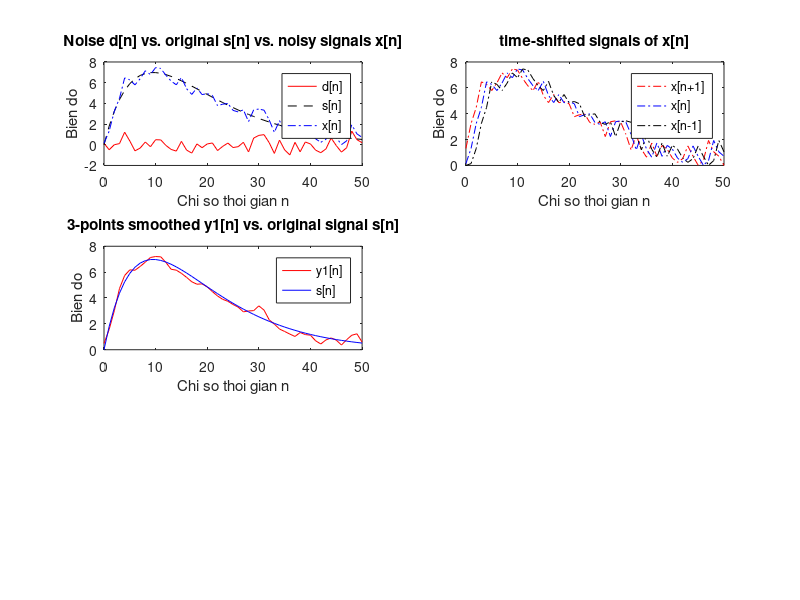
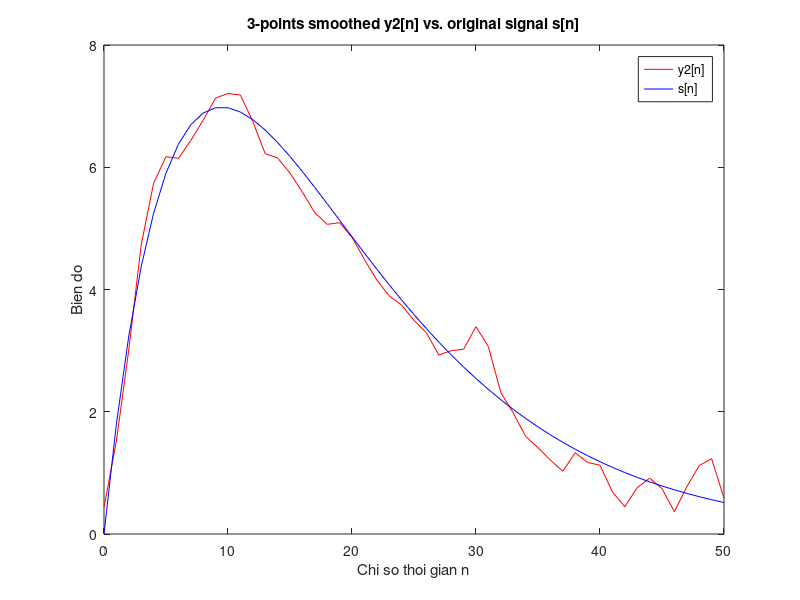
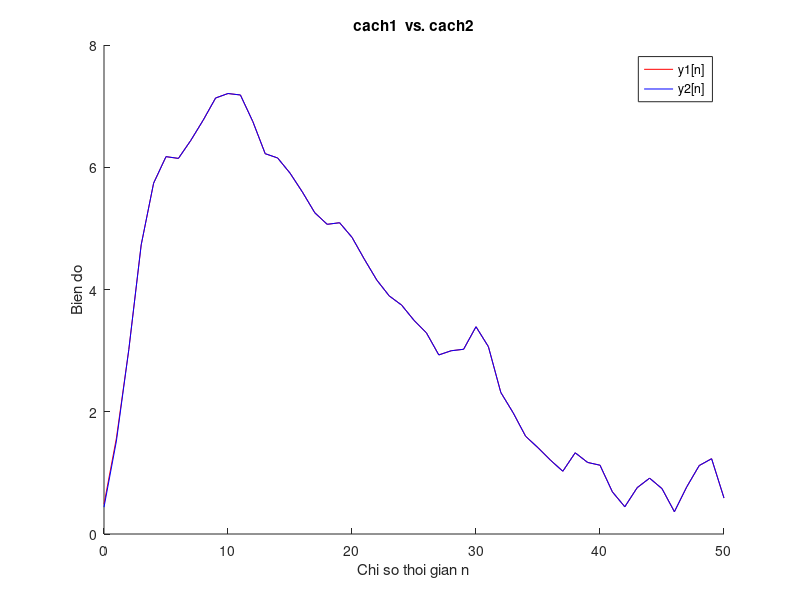
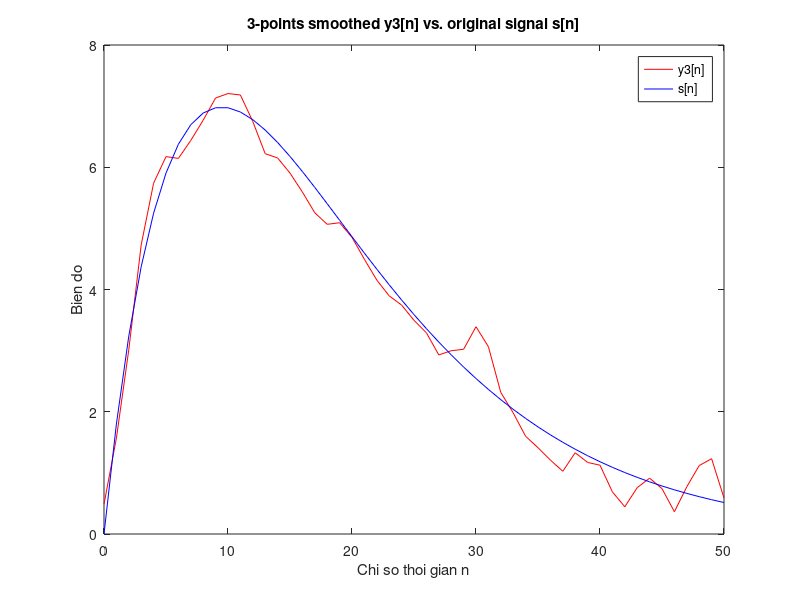

MATLAB code for these plots, in order:
% chuong trinh lam tron 1 tin hieu de khu nhieu 
% dung bo loc lay trung binh cong 3 diem (3-points moving-averaging filter)
% co PTSP: y[n] = 1/3(x[n-1]+x[n]+x[n+1])
% problem statement: co tin hieu bi lan voi nhieu x[n], di khoi phuc lai
% tin hieu goc s[n] (an trong x[n])
% ky vong KQ: y[n] cang giong s[n] cang tot

% sinh tin hieu bi lan voi nhieu cong (additive noise)
clear all;
clf;                            % clear figures
L = 51;                         % do dai tin hieu
n = 0:L-1;                      % bien thoi gian roi rac
d = 0.5*randn(1,L);             % sinh tin hieu Gausian noise d[n] (0.5 la bien do nhieu)
s = 2*n.*(0.9.^n);              % sinh tin hieu goc s[n] = 2n(0.9)^n
x = s + d;                      % tin hieu co nhieu x[n]=s[n]+d[n]

% problem: co tin hieu bi nhieu x[n], di khoi phuc lai tin hieu goc s[n]
figure(1)                    
hold on
subplot(3,2,1)                 
plot(n,d,'r-',n,s,'k--',n,x,'b-.'); % ve do thi d[n],s[n],x[n]
xlabel('Chi so thoi gian n');
ylabel('Bien do');
legend('d[n]','s[n]','x[n]');
title('Noise d[n] vs. original s[n] vs. noisy signals x[n]');

% cach 1: cai dat he thong bang cach dich thoi gian va tinh
% TBC cua 3 tin hieu
x1 = [x(2:L), 0]        % x1[n] = x[n+1]
x2 = [x]                  % x2[n] = x[n]
x3 = [0, x(1:L-1)]    % x3[n] = x[n-1]

subplot(3,2,2)
% ve do thi x[n-1],x[n],x[n+1]
plot(n,x1,'r-.',n,x2,'b-.',n,x3,'k-.');
xlabel('Chi so thoi gian n');
ylabel('Bien do');
legend('x[n+1]','x[n]','x[n-1]');
title('time-shifted signals of x[n]');

y1 = 1/3*(x1+x2+x3)     % lenh cai dat he thong
subplot(3,2,3)
% ve do thi y1[n] vs. s[n]
plot(n,y1(1:L),'r-',n,s(1:L),'b-');
xlabel('Chi so thoi gian n');
ylabel('Bien do');
legend('y1[n]','s[n]');
title('3-points smoothed y1[n] vs. original signal s[n]');

% cach 2: cai dat he thong bang cach dung ham tinh tong chap conv()
% ghep noi tiep he som 1 don vi va he lay TB cong nhan qua
h = 1/3 * ones(1,3);    % h[n] = [1/3, 1/3, 1/3]
y2 = conv(x1, h);         % y2[n] = x1[n] * h[n]
% ve do thi y2[n] vs. s[n]
figure(2)
plot(n,y2(1:L),'r-',n,s(1:L),'b-');
xlabel('Chi so thoi gian n');
ylabel('Bien do');
legend('y2[n]','s[n]');
title('3-points smoothed y2[n] vs. original signal s[n]');

% ve do thi xep chong y1[n] va y2[n] de test
figure(3)
hold on
plot(n,y1,'r-',n,y2(1:L),'b-');
xlabel('Chi so thoi gian n');
ylabel('Bien do');
legend('y1[n]','y2[n]');
title('cach1  vs. cach2');


% cach 3: dung vong lap (hieu n l? mot chi so mau nao do)
% PUT YOUR CODE HERE
N=3;
y3 = x; %khoi tao gia tri tin hieu y
frame = 1:N; % tao truc thoi gian tin hieu cua so co chieu dai N
    for k = 1:length(x) % k chay tu 1 den chieu dai cua tin hieu x
        for i = 1:N %i chay tu 1 den N
            if(k < ceil(N/2))
            %xet gia tri tin hieu cua so temp ben trai tin hieu x
                if(i < ceil(N/2)-k+1) % i < phan tu giua cua frame
                    frame(i) = 0;
                else
                    frame(i) = x(k+i-ceil(N/2)); % i > phan tu giua cua frame
                end
            else
            %xet gia tri tin hieu cua so ben phai tin hieu frame
                if(k > length(x) - ceil(N/2) + 1)
                %i < phan tu giua cua frame
                    if(i < length(x) + ceil(N/2) - k + 1)
                        frame(i) = x(k-ceil(N/2) + i);
                    else
                        frame(i) = 0; %i > phan tu giua cua frame
                    end
                else
                %xet tin hieu frame chay o giua x.
                    frame(i) = x(k-ceil(N/2)+i);
                end
            end
        end
     y3(k) = 1/3*sum(frame);
    end
figure(4)
plot(n,y3(1:L),'r-',n,s(1:L),'b-');
xlabel('Chi so thoi gian n');
ylabel('Bien do');
legend('y3[n]','s[n]');
title('3-points smoothed y3[n] vs. original signal s[n]');


% cach 4: dung filter
y4=medfilt1(x,3);
figure(5)
plot(n,y4(1:L),'r-',n,s(1:L),'b-');
xlabel('Chi so thoi gian n');
ylabel('Bien do');
legend('y4[n]','s[n]');
title('3-points smoothed y4[n] vs. original signal s[n]');

% ve do thi xep chong y1[n] va y2[n] y3[n] y[4] de test
figure(6)
hold on
plot(n,y1(1:L),'r--',n,y2(1:L),'b-.',n,y3(1:L),'g-.',n,y4(1:L),'m-.');
xlabel('Chi so thoi gian n');
ylabel('Bien do');
legend('y1[n]','y2[n]','y3[n]','y4[n]');
title('So sanh 4 cach');






